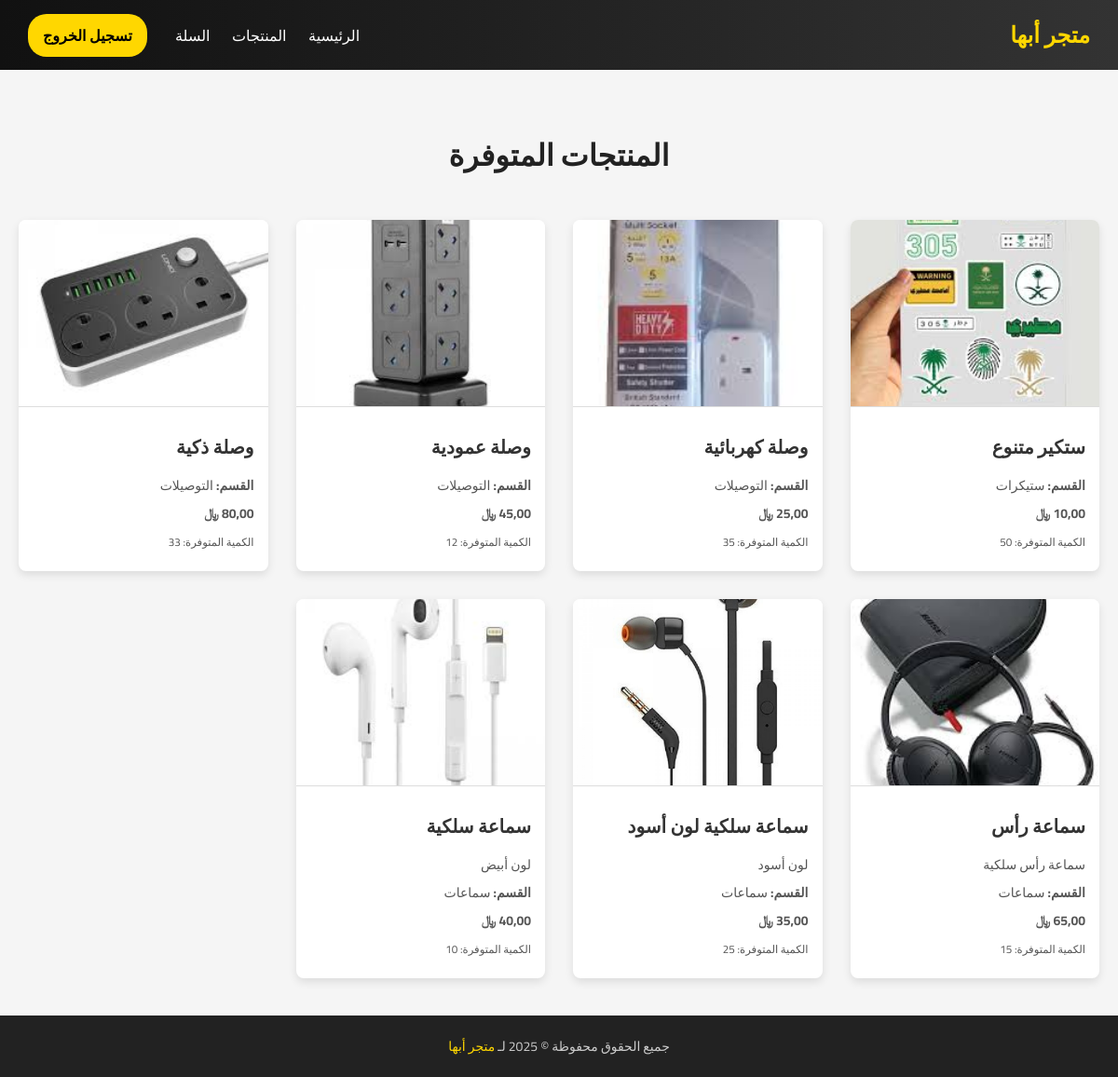
Screenshot of /products/ (signed in) with the database file from the repository.
### catalog/models.py (models this page shows, shortened)
class Product(models.Model):
    name = models.CharField("اسم المنتج", max_length=200)
    description = models.TextField("الوصف", blank=True)
    price = models.DecimalField("السعر", max_digits=10, decimal_places=2)
    quantity = models.PositiveIntegerField("الكمية")
    category = models.ForeignKey(
        Category,
        verbose_name="القسم",
        on_delete=models.SET_NULL,
        null=True,
        blank=True
    )
    image = models.ImageField(
        "الصورة",
        upload_to='product_images/',
        null=True,
        blank=True
    )
    is_active = models.BooleanField("نشط", default=True)
    created_at = models.DateTimeField("تاريخ الإضافة", auto_now_add=True)
    class Meta:
        verbose_name = "منتج"
        verbose_name_plural = "المنتجات"

class Category(models.Model):
    name = models.CharField("اسم القسم", max_length=100)
    class Meta:
        verbose_name = "قسم"
        verbose_name_plural = "الأقسام"
    def __str__(self):
        return self.name

### catalog/views.py (the view)
# urls.py: path('', views.product_list, name='product_list'),
def product_list(request):
    products = Product.objects.filter(is_active=True).order_by('-created_at')
    return render(request, 'catalog/product_list.html', {'products': products})

### templates/catalog/product_list.html (shortened to what this page needs)
<!DOCTYPE html>
<html lang="ar" dir="rtl">
<head>
</head>
<body>
{% load static %}
{% include 'header.html' %}
<div class="container">
  <h1>المنتجات المتوفرة</h1>
  <div class="product-grid">
    {% for product in products %}
      <div class="product-card">
        {% if product.image %}
          <img src="{{ product.image.url }}" alt="{{ product.name }}">
        {% else %}
          <img src="{% static 'no-image.png' %}" alt="لا توجد صورة">
        {% endif %}
        <div class="product-info">
          <h2>{{ product.name }}</h2>
          <p>{{ product.description|truncatewords:15 }}</p>
          <p><strong>القسم:</strong> {{ product.category }}</p>
          <p class="price">{{ product.price }} ﷼</p>
          <p><small>الكمية المتوفرة: {{ product.quantity }}</small></p>
        </div>
      </div>
    {% empty %}
      <p style="text-align:center;">لا توجد منتجات متاحة حالياً.</p>
    {% endfor %}
  </div>
</div>
{% include 'footer.html' %}
</body>
</html>

### templates/catalog/product_list.html (style rules this page uses)
body { font-family: 'Cairo', sans-serif; margin: 0; background-color: #f5f5f5; }
.container { max-width: 1200px; margin: auto; padding: 40px 20px; }
h1 { text-align: center; color: #222; margin-bottom: 40px; }
.product-grid { display: grid; grid-template-columns: repeat(auto-fill, minmax(250px, 1fr)); gap: 30px; }
.product-card { background: white; border-radius: 8px; box-shadow: 0 4px 10px rgba(0,0,0,0.1); overflow: hidden; transition: transform 0.3s ease; }
.product-card img { width: 100%; height: 200px; object-fit: cover; border-bottom: 1px solid #ddd; }
.product-info { padding: 15px; }
.product-info h2 { font-size: 20px; color: #333; margin: 0 0 10px; }
.product-info p { margin: 4px 0; color: #555; font-size: 14px; }
.price { color: goldenrod; font-weight: bold; font-size: 18px; margin-top: 10px; }

### templates/header.html (style rules this page uses)
body { margin: 0; font-family: 'Cairo', sans-serif; }

### rows the page displays
Product: image (picture), name "ستكير متنوع", category "ستيكرات", quantity "50"
Product: image (picture), name "وصلة كهربائية", category "التوصيلات", price "25,00", quantity "35"
Product: image (picture), name "وصلة عمودية", category "التوصيلات", quantity "12"
Product: image (picture), name "وصلة ذكية", category "التوصيلات", price "80,00", quantity "33"
Product: image (picture), name "سماعة رأس", description "سماعة رأس سلكية", category "سماعات", quantity "15"
Product: image (picture), name "سماعة سلكية لون أسود", description "لون أسود", category "سماعات", price "35,00", quantity "25"
Product: image (picture), name "سماعة سلكية", description "لون أبيض", category "سماعات", quantity "10"
